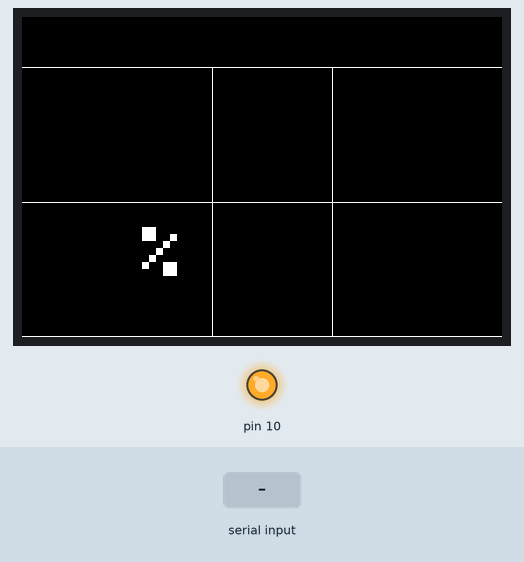
A sketch run on a simulated Arduino Uno, built with avr-gcc and run on an emulated ATmega328P. Shown: 480×320 colour display, output pins drawn as LEDs (lit = HIGH). The test bench sets the inputs (shaded band).

Above: at 1.3 s.
1.4 s: "<P>" received over Serial
Timing chart, 0 to 4.4 s (numbered marks = the images above; inputs shaded):
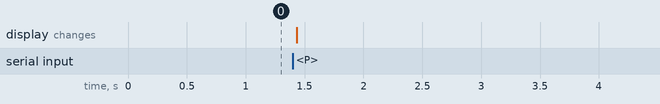

The sketch:

Sim_Dash.ino
```cpp
// the setup function runs once when you press reset or power the board

#include <Arduino.h>

#include <SPI.h>

#include <Adafruit_GFX.h>
#include <Waveshare_ILI9486.h>
#include <Fonts/FreeSansBold12pt7b.h>

// Assign human-readable names to some common 16-bit color values:
#define	BLACK   0x0000
#define	BLUE    0x001F
#define	RED     0xF800
#define	GREEN   0x07E0
#define CYAN    0x07FF
#define MAGENTA 0xF81F
#define YELLOW  0xFFE0
#define WHITE   0xFFFF

const byte numChars = 32;
char receivedChars[32];
int recievedINT;
boolean newData = false;

int fontStep = 40;

int lastLines = 0;
uint16_t ShiftColor = GREEN;

uint16_t DeltaColor = GREEN;
bool ColorChange = false;

namespace
{
    Waveshare_ILI9486 Waveshield;
}

void setRPM(char RPM1, char RPM2)
{
      // Don't draw same rpm again
      if(RPM1 == 'P'){
        return;
      }

      String SRPM1 = String(RPM1);
      String SRPM2 = String(RPM2);

      if(SRPM2 == "P"){SRPM2 = " ";}

      //Draw
      Waveshield.setCursor(480/2,150);
      Waveshield.print(SRPM1+SRPM2);
}
void setGear(char gear)
{
      // Don't draw same gear again
      if(gear == 'X'){
        return;
      }

      Waveshield.setCursor(480/2-12,85);
      Waveshield.print(gear);
}

void setDelta()
{
    if(receivedChars[3] == '-'){DeltaColor = GREEN; ColorChange = true;}
    if(receivedChars[3] == '+'){DeltaColor = RED; ColorChange = true;}

    Waveshield.setTextColor(DeltaColor, BLACK);

    int k = 0;
    for(int i=4; i<8; i++){

      if(receivedChars[i] != 'S' | ColorChange == true){

        Waveshield.setCursor(315+k*fontStep,210);
        Waveshield.print(receivedChars[i]);
      }

      k++;

    }

    ColorChange = false;

}

void setCarSpeed()
{
    Waveshield.setTextColor(WHITE, BLACK);
    int k = 0;
    for(int i=8; i < 11; i++){

       if(receivedChars[i] != 'P'){

        Waveshield.setCursor(30+k*fontStep,78);
        Waveshield.print(receivedChars[i]);
       }
      k++;
    }
}
void setFlag()
{
    char flag = receivedChars[11];

    // USE SWITCH STATEMENTS
    if(flag != 'E'){

      if(flag == '0'){Waveshield.fillRect(200, 190, 100, 100, BLACK);}
      if(flag == '1'){Waveshield.fillRect(200, 190, 100, 100, BLUE);}
      if(flag == '2'){Waveshield.fillRect(200, 190, 100, 100, MAGENTA);}
      if(flag == '3'){Waveshield.fillRect(200, 190, 100, 100, YELLOW);}
      if(flag == '4'){Waveshield.fillRect(200, 190, 100, 100, CYAN);}
      if(flag == '5'){Waveshield.fillRect(200, 190, 100, 100, WHITE);}
    }
}

void setFuel()
{
    Waveshield.setTextColor(WHITE, BLACK);
    int k = 0;
    for(int i=12; i < 15; i++){

       if(receivedChars[i] != 'F'){

        Waveshield.setCursor(0+k*fontStep,210);
        Waveshield.print(receivedChars[i]);
       }
      k++;
    }
}

void setBBias()
{
    int k = 0;
    for(int i=15; i < 19; i++){

       if(receivedChars[i] != 'B'){

        Waveshield.setCursor(315+k*fontStep,78);
        Waveshield.print(receivedChars[i]);
       }
      k++;
    }
}

void setShift()
{

}

void setup()
{
    Serial.begin(115200); //Starts the serial connection with 115200 Buad Rate
    SPI.begin();
    Waveshield.begin();

    // Using basic font because Adafruit funny business with fonts.
    // New fotns require drawing rectangles to wipe off old character and thiss will be slow.
    Waveshield.setRotation(1);
    Waveshield.setTextSize(7);

    // Treated as special case. Drawing over old text -> text disappears from buffer.
    Waveshield.setTextColor(WHITE, BLACK);

    // Draw the white frame of the dash

    // Draw horisontal lines
    Waveshield.drawFastHLine(0,185,480, WHITE);
    Waveshield.drawFastHLine(0,50,480, WHITE);
    Waveshield.drawFastHLine(0,319,480, WHITE);

    // Draw vertical lines
    Waveshield.drawFastVLine(190,50,319, WHITE);
    Waveshield.drawFastVLine(310,50,319, WHITE);

    //Draw % sign for fuel percent
    Waveshield.setCursor(3*fontStep,210);
    Waveshield.print("%");
}

// the loop function runs over and over again until power down or reset
void loop()
{
    Waveshield.setTextColor(WHITE, BLACK);
    recvWithStartEndMarkers();
    //showNewData();
    if(newData == true)
    {
        // Gear with larger font size
        Waveshield.setTextSize(9);
        setGear(receivedChars[2]);
        Waveshield.setTextSize(7);

        setDelta();
        setCarSpeed();
        setFlag();
        setFuel();
        setBBias();
        setShift();

        newData = false;
    }
}

void recvWithStartEndMarkers() {
    static boolean recvInProgress = false;
    static byte ndx = 0;
    char startMarker = '<';
    char endMarker = '>';
    char rc;

    while (Serial.available() > 0 && newData == false) {
        rc = Serial.read();

        if (recvInProgress == true) {
            if (rc != endMarker) {
                receivedChars[ndx] = rc;
                ndx++;
                if (ndx >= numChars) {
                    ndx = numChars - 1;
                }
            }
            else {
                receivedChars[ndx] = '\0'; // terminate the string
                recvInProgress = false;
                ndx = 0;
                newData = true;
            }
        }

        else if (rc == startMarker) {
            recvInProgress = true;
        }
    }
}

void showNewData() {
    if (newData == true) {
        Waveshield.setCursor(0,0);
        Waveshield.print(receivedChars);
        newData = false;
    }
}
```
